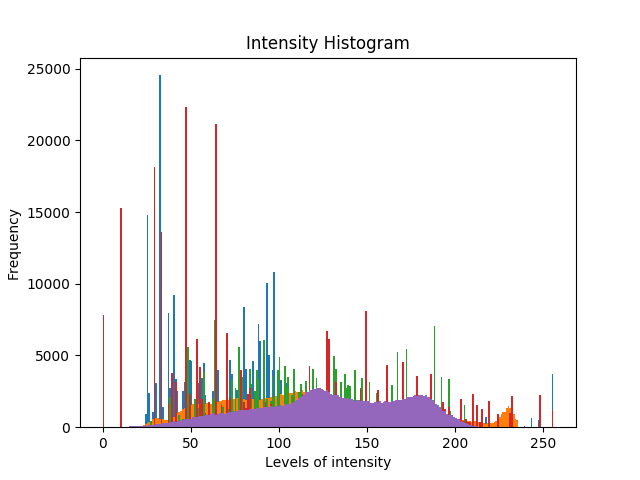
#> input picture proj0/histograms/baboon.png, 640 x 480 px, found by its file name
$ python statImage.py
#> lines starting #> are read from the running program, lines starting #| are printed output that depends on the picture
import cv2
import numpy as np

def dimensions(filename):
    # open the image
    img = cv2.imread(filename,0)
    # find image height and size
    height, width = img.shape[:2]

    return height,width

def imageIntensity(filename):
    img = cv2.imread(filename,0)

    # find image min and max intensity
    min, max, a, b = cv2.minMaxLoc(img)
    # find the mean image intensity
    mean = cv2.mean(img)

    return int(min), int(max), mean[0]

def main():
    # setting the path to image
    path = '/Users/luizeduardocartolano/Dropbox/DUDU/Unicamp/IC/MC920/workspace/images/'
    filename = str(input("Enter the image name: "))
#> the answer given: histograms/baboon.png
    filename = path + filename

    height, width = dimensions(filename)
#> in dimensions, `img = cv2.imread(filename,0)`:
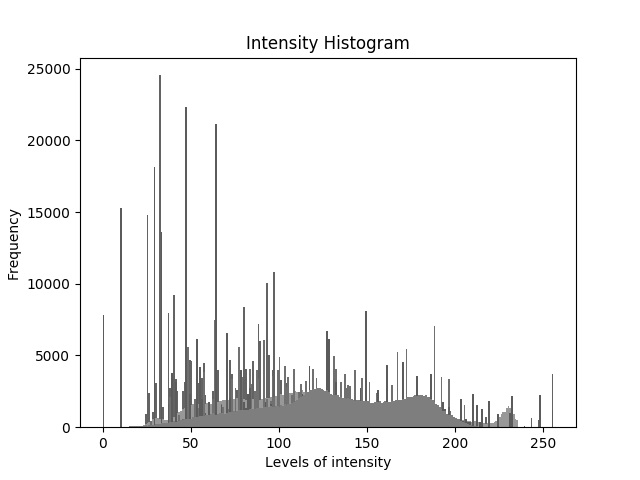
#> img: shape (480, 640); min 0, max 255, mean 243.4
#> height = 480; width = 640
    min, max, mean = imageIntensity(filename)
#> in imageIntensity, `min, max, a, b = cv2.minMaxLoc(img)`: min = 0; max = 255; a = (299, 35); b = (0, 0)
#> in imageIntensity, `mean = cv2.mean(img)`: mean = (243.4, 0, 0, 0)
#> min = 0; max = 255; mean = 243.4

    print(height)
#| 480
    print(width)
#| 640
    print(min)
#| 0
    print(max)
#| 255
    print("%.2f" % mean)
#| 243.43

if __name__ == '__main__':
    main()

$ run again, on proj0/histograms/city.png
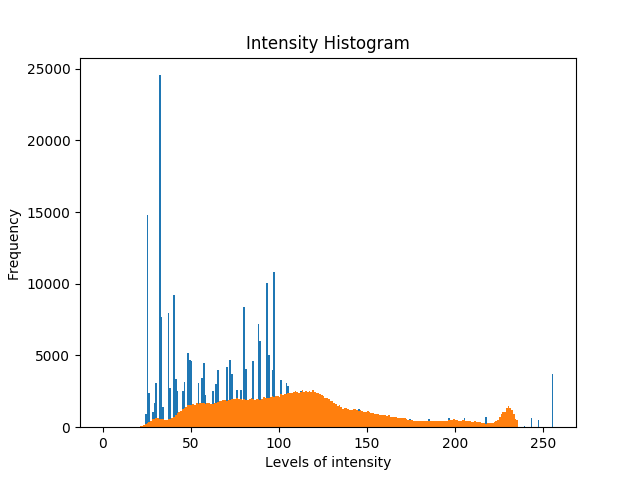
#> input picture proj0/histograms/city.png, 640 x 480 px, found by its file name
#> in dimensions, `img = cv2.imread(filename,0)`:
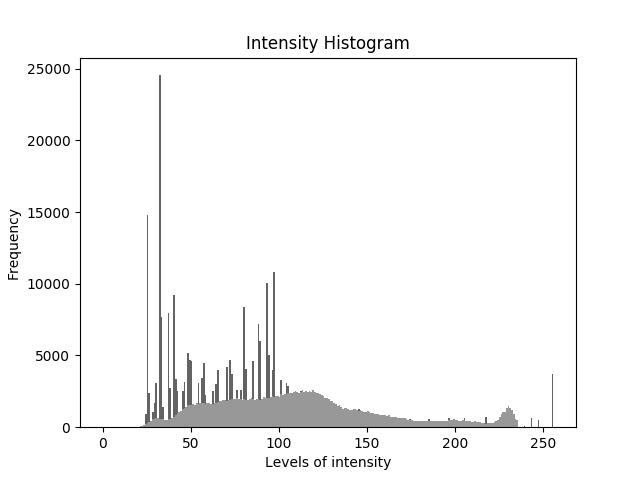
#> img: shape (480, 640); min 0, max 255, mean 247.3
#> in imageIntensity, `min, max, a, b = cv2.minMaxLoc(img)`: min = 0; max = 255; a = (299, 35); b = (0, 0)
#> in imageIntensity, `mean = cv2.mean(img)`: mean = (247.3, 0, 0, 0)
#> in main, `min, max, mean = imageIntensity(filename)`: min = 0; max = 255; mean = 247.3
#| 480
#| 640
#| 0
#| 255
#| 247.34
